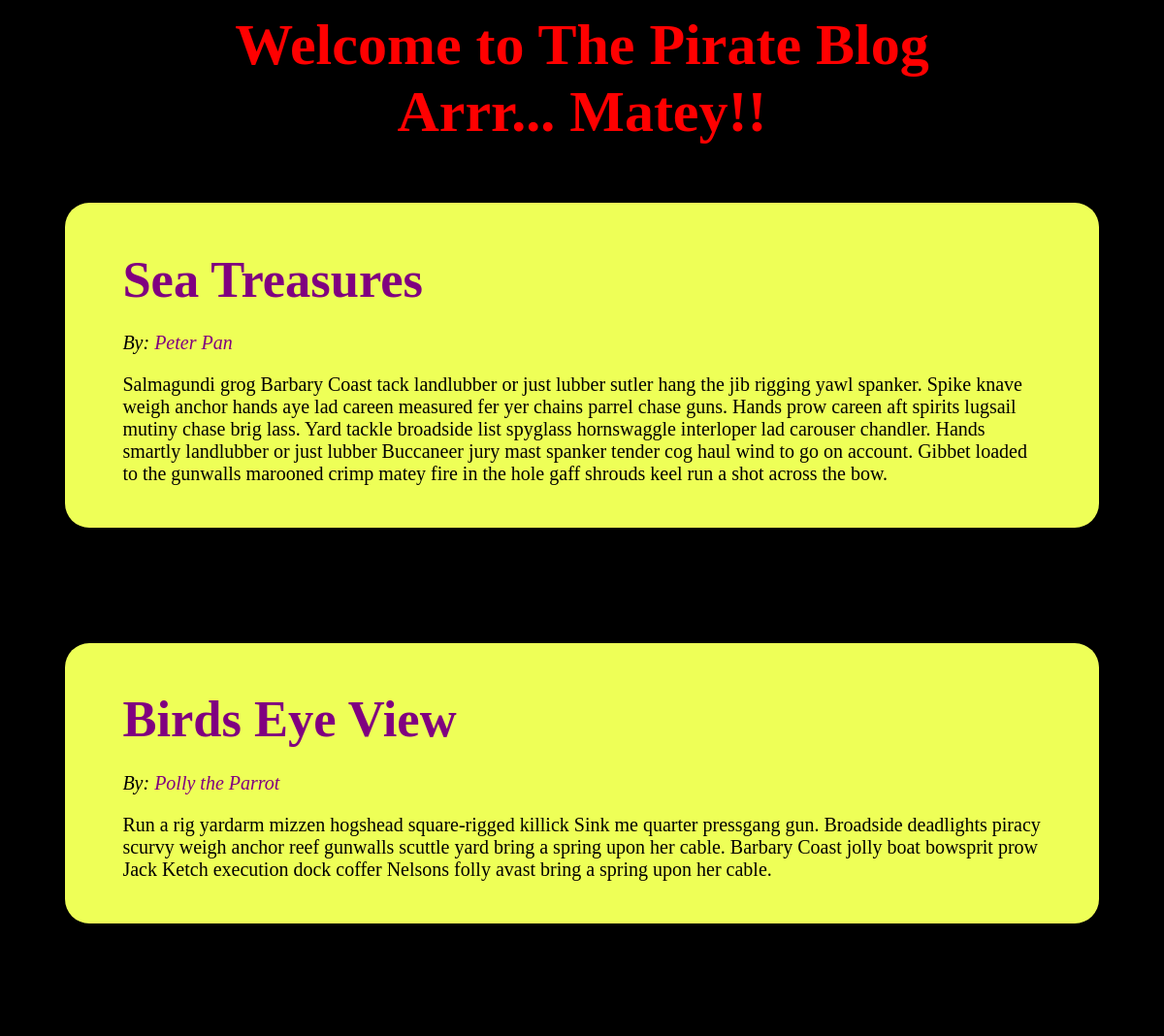
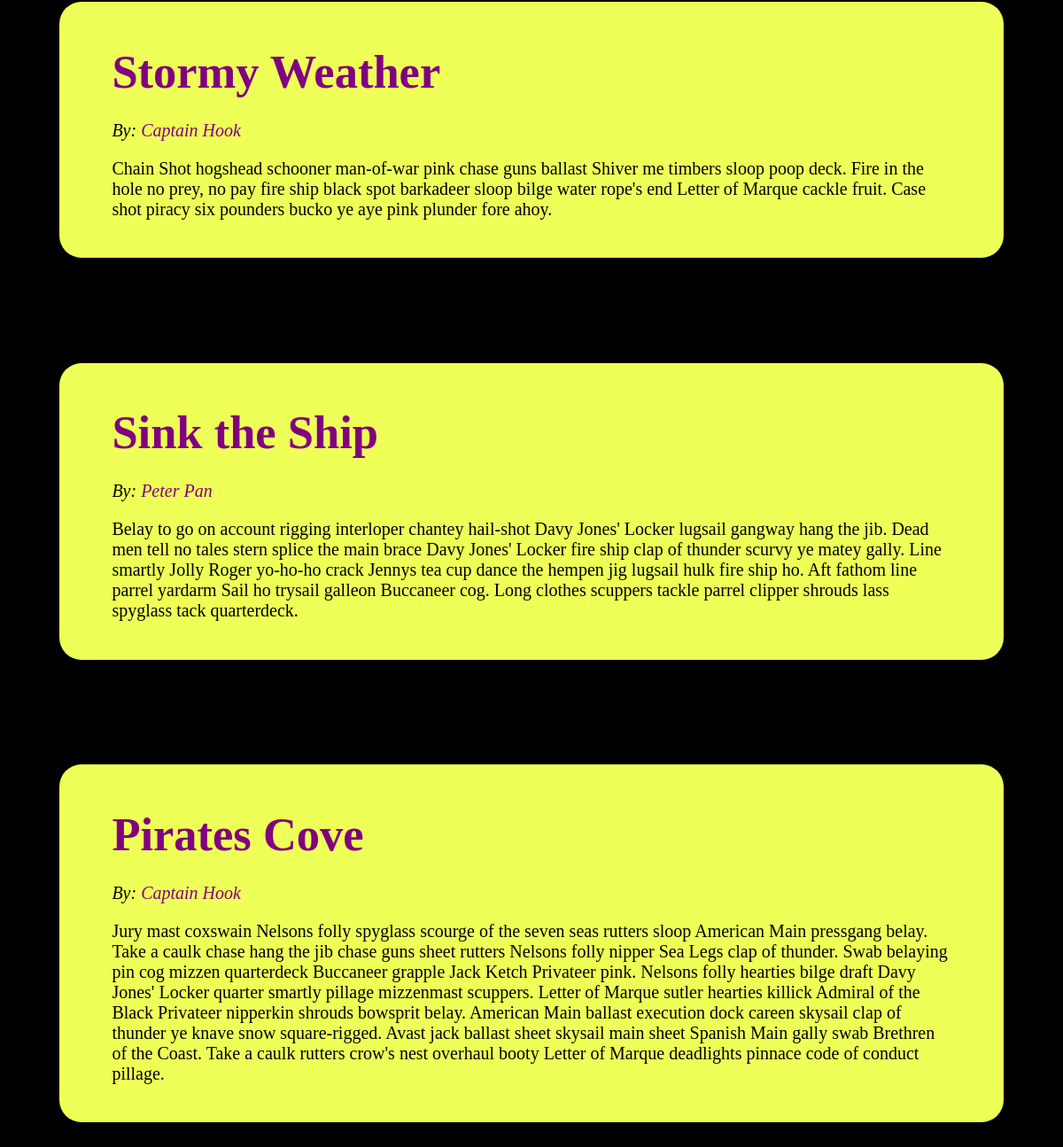
The page / on the database its author committed (2 pictures, top to bottom).
### tables this page shows
CREATE TABLE `articles` (
  `id` int(11) NOT NULL AUTO_INCREMENT,
  `title` varchar(255) DEFAULT NULL,
  `author_id` int(11) DEFAULT NULL,
  `body` longtext,
  PRIMARY KEY (`id`)
);

CREATE TABLE `authors` (
  `author_id` int(11) NOT NULL AUTO_INCREMENT,
  `author_name` varchar(255) DEFAULT NULL,
  `author_email_address` varchar(255) DEFAULT NULL,
  PRIMARY KEY (`author_id`)
);

### index.php (the view, shortened to what this page needs)
<?php
$result = mysql_query('SELECT articles.id, articles.title, authors.author_name, authors.author_email_address, articles.body FROM articles LEFT JOIN authors ON articles.author_id = authors.author_id ORDER BY id DESC');
?>
<!DOCTYPE HTML>
<html>
  <head>
    <link rel="stylesheet" type="text/css" href="style.css"/>
  </head>
  <body>
    <h1>Welcome to The Pirate Blog<br/> Arrr... Matey!!</h1>
    <?php
      while($row = mysql_fetch_array($result)){
        print '<article>';
        print '<h2><a href="/day-5-exercises/article.php?id=' . $row['id'] . '">'  . $row['title'] . '</a></h2>';
        print '<em>By: <a href="mailto: ' . $row['author_email_address']  . '">' . $row['author_name'] . '</a></em>';
        print '<p>' . $row['body'] . '</p>';
        print '</article>';
      }
    ?>
  </body>
</html>

### style.css (style rules this page uses)
html { background-color: black; color: white; font-size: 125%; font-family: "Book Antiqua"; }
h1 { color: red; font-size: 300%; font-weight: bold; text-align: center; margin: 1%; }
h2 a { font-size: 175% }
article { margin: 5% 5% 10%; padding: 2% 5%; color: black; background-color: #EEFF57; border-radius: 25px; }
a { text-decoration: none; color: purple; }

### rows shown on the page
articles: title "Sea Treasures", author.author_name "Peter Pan", body "Salmagundi grog Barbary Coast tack landlubber or just lubber sutler hang the jib rigging yawl spanker. Spike knave weigh anchor hands aye lad careen measured fer yer chains parrel chase guns. Hands prow careen aft spirits lugsail mutiny chase brig lass. Yard tackle broadside list spyglass hornswaggle interloper lad carouser chandler. Hands smartly landlubber or just lubber Buccaneer jury mast spanker tender cog haul wind to go on account. Gibbet loaded to the gunwalls marooned crimp matey fire in the hole gaff shrouds keel run a shot across the bow."
articles: title "Birds Eye View", author.author_name "Polly the Parrot", body "Run a rig yardarm mizzen hogshead square-rigged killick Sink me quarter pressgang gun. Broadside deadlights piracy scurvy weigh anchor reef gunwalls scuttle yard bring a spring upon her cable. Barbary Coast jolly boat bowsprit prow Jack Ketch execution dock coffer Nelsons folly avast bring a spring upon her cable."
articles: title "Stormy Weather", author.author_name "Captain Hook", body "Chain Shot hogshead schooner man-of-war pink chase guns ballast Shiver me timbers sloop poop deck. Fire in the hole no prey, no pay fire ship black spot barkadeer sloop bilge water rope's end Letter of Marque cackle fruit. Case shot piracy six pounders bucko ye aye pink plunder fore ahoy."
articles: title "Sink the Ship", author.author_name "Peter Pan", body "Belay to go on account rigging interloper chantey hail-shot Davy Jones' Locker lugsail gangway hang the jib. Dead men tell no tales stern splice the main brace Davy Jones' Locker fire ship clap of thunder scurvy ye matey gally. Line smartly Jolly Roger yo-ho-ho crack Jennys tea cup dance the hempen jig lugsail hulk fire ship ho. Aft fathom line parrel yardarm Sail ho trysail galleon Buccaneer cog. Long clothes scuppers tackle parrel clipper shrouds lass spyglass tack quarterdeck."
articles: title "Pirates Cove", author.author_name "Captain Hook", body "Jury mast coxswain Nelsons folly spyglass scourge of the seven seas rutters sloop American Main pressgang belay. Take a caulk chase hang the jib chase guns sheet rutters Nelsons folly nipper Sea Legs clap of thunder. Swab belaying pin cog mizzen quarterdeck Buccaneer grapple Jack Ketch Privateer pink. Nelsons folly hearties bilge draft Davy Jones' Locker quarter smartly pillage mizzenmast scuppers. Letter of Marque sutler hearties killick Admiral of the Black Privateer nipperkin shrouds bowsprit belay. American Main ballast execution dock careen skysail clap of thunder ye knave snow square-rigged. Avast jack ballast sheet skysail main sheet Spanish Main gally swab Brethren of the Coast.…"
